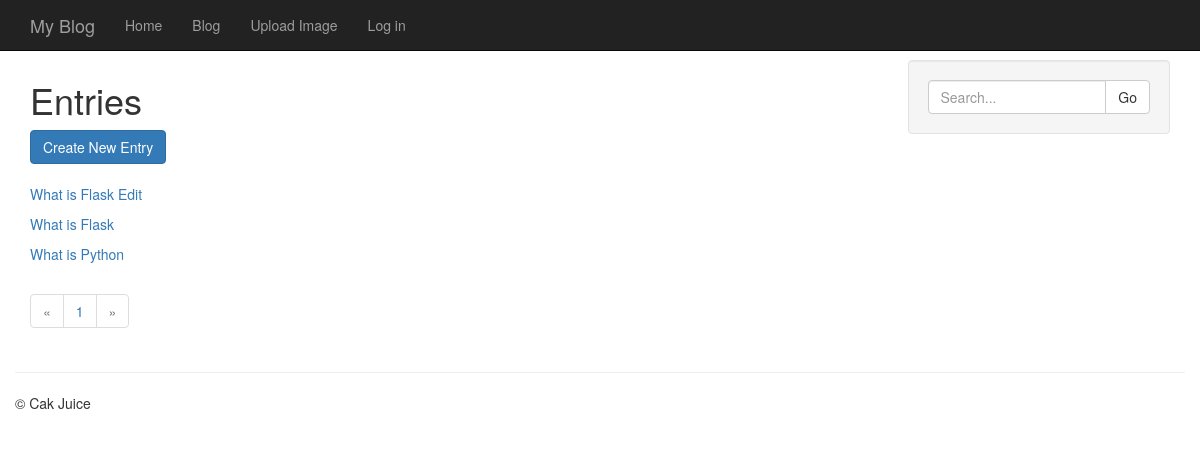
/entries/, run on an earlier commit of the app's database.
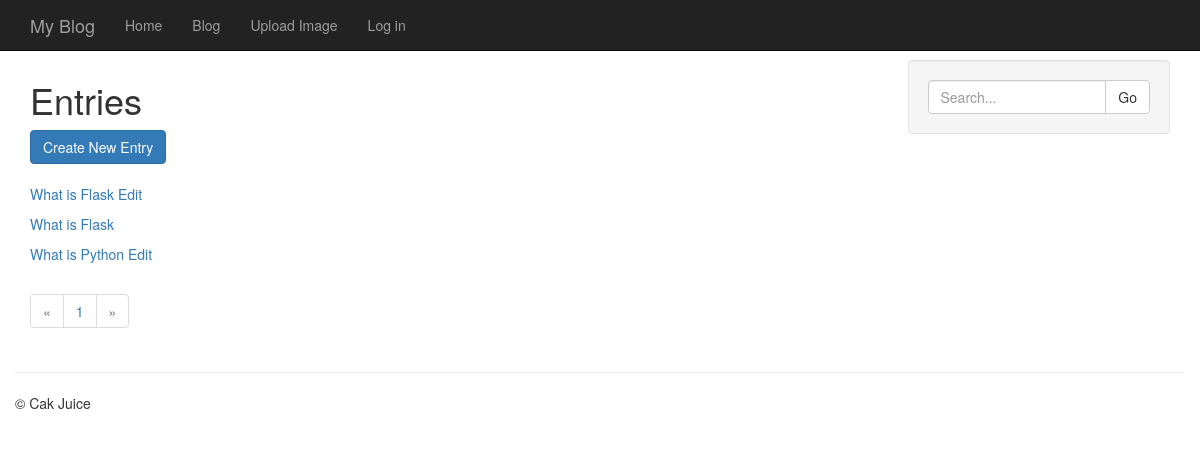
And on a later commit of the database.
### models.py (models this page shows, shortened)
class Entry(db.Model):
	STATUS_PUBLIC = 0
	STATUS_DRAFT = 1
	STATUS_DELETED = 2
	id = db.Column(db.Integer, primary_key=True)
	title = db.Column(db.String(100))
	slug = db.Column(db.String(100), unique=True)
	body = db.Column(db.Text)
	status = db.Column(db.SmallInteger, default=STATUS_PUBLIC)
	created_timestamp = db.Column(db.DateTime, default=datetime.datetime.now)
	modified_timestamp = db.Column(db.DateTime, default=datetime.datetime.now, onupdate=datetime.datetime.now)
	author_id = db.Column(db.Integer, db.ForeignKey('user.id'))
	tags = db.relationship('Tag', secondary=entry_tags, backref=db.backref('entries', lazy='dynamic'))
	def __repr__(self):
		return '<Entry: {0}>'.format(self.title)

### entries/blueprint.py (the view)
@entries.route('/')
def index():
	entries = Entry.query.order_by(Entry.created_timestamp.desc())
	return entry_list('entries/index.html', entries)

### app.py (called while the page is built)
@app.before_request
def _before_request():
	g.user = current_user

### helpers.py (called while the page is built)
def object_list(template_name, query, paginate_by=20, **context):
	page = request.args.get('page')
	if page and page.isdigit():
		page = int(page)
	else:
		page = 1
	object_list = query.paginate(page, paginate_by)
	return render_template(template_name, object_list=object_list, **context)

def entry_list(template, query, **context):
	query = filter_status_by_user(query)
	valid_statuses = (Entry.STATUS_PUBLIC, Entry.STATUS_DRAFT)
	query = query.filter(Entry.status.in_(valid_statuses))
	if request.args.get('q'):
		search = request.args['q']
		query = query.filter(
				(Entry.body.contains(search)) |
				(Entry.title.contains(search)))
	print(query.all())
	return object_list(template, query, **context)

def filter_status_by_user(query):
	if not g.user.is_authenticated:
		return query.filter(Entry.status == Entry.STATUS_PUBLIC)
	else:
		query = query.filter(
			(Entry.status == Entry.STATUS_PUBLIC) |
			((Entry.author == g.user) & (Entry.status != Entry.STATUS_DELETED)))
		return query

### templates/entries/index.html (shortened to what this page needs)
{% extends 'entries/base_entries.html' %}
{% block content_title %}Entries{% endblock %}

### templates/entries/base_entries.html
{% extends 'base.html' %}
{% block sidebar %}
	<form class="form-inline well" method="get" role="form">
		<div class="input-group">
			<input class="form-control input-xs" name="q" placeholder="Search..." value="{{ request.args.get('q', '') }}"/>
			<span class="input-group-btn">
				<button class="btn btn-default" type="submit">Go</button>
			</span>
		</div>
	</form>
{% endblock %}
{% block content %}
	<div style="margin-bottom: 20px">
		<a class="btn btn-primary" href="{{ url_for('entries.create') }}">Create New Entry</a>
	</div>
	{% include 'includes/list.html' %}
	{% include 'includes/page_links.html' %}
{% endblock %}

### templates/base.html (shortened to what this page needs)
<!DOCTYPE html>
<html>
<head>
	<link rel="stylesheet" type="text/css" href="{{ url_for('static', filename='css/bootstrap.min.css') }}">
</head>
<body class="{% block body_class %}{% endblock %}">
	<nav class="navbar navbar-inverse navbar-fixed-top">
		<div class="container">
			<div class="navbar-header">
				<a class="navbar-brand" href="#">{% block branding %}My Blog{% endblock %}</a>
			</div>
			<div class="collapse navbar-collapse">
				<ul class="nav navbar-nav">
					<li><a href="{{ url_for('homepage') }}">Home</a></li>
					<li><a href="{{ url_for('entries.index') }}">Blog</a></li>
					<li><a href="{{ url_for('entries.image_upload') }}">Upload Image</a></li>
					{% if g.user.is_authenticated %}
						<li><a href="{{ url_for('logout', next=request.path) }}">Log out</a></li>
					{% else %}
						<li><a href="{{ url_for('login', next=request.path) }}">Log in</a></li>
					{% endif %}
				</ul>
			</div>
		</div>
	</nav>
	<div class="container">
		<div class="row">
			<div class="col-md-9">
				<h1>{% block content_title %}{% endblock %}</h1>
				{% block content %}{% endblock %}
			</div>
			<div class="col-md-3">
				{% block sidebar %}{% endblock %}
			</div>
		</div>
		<div class="row">
			<hr />
			<footer>
				<p>&copy; Cak Juice</p>
			</footer>
		</div>
	</div>
</body>
</html>

### templates/includes/list.html
{% for entry in object_list.items %}
	<p><a href="{{ url_for('entries.detail', slug=entry.slug) }}">{{ entry.title }}</a></p>
{% endfor %}

### templates/includes/page_links.html
<ul class="pagination">
	<li{% if not object_list.has_prev %} class="disabled"{% endif %}>
		{% if object_list.has_prev %}
			<a href="./?page={{ object_list.prev_num }}">&laquo;</a>
		{% else %}
			<a href="#">&laquo;</a>
		{% endif %}
	</li>
	{% for page in object_list.iter_pages() %}
		<li>
			{% if page %}
				<a {% if page == object_list.page %}class="active" {% endif %}href="./?page={{ page }}">{{ page }}</a>
			{% else %}
				<a class="disabled">...</a>
			{% endif %}
		</li>
	{% endfor %}
	<li{% if not object_list.has_next %} class="disabled"{% endif %}>
		{% if object_list.has_next %}
			<a href="./?page={{ object_list.next_num }}">&raquo;</a>
		{% else %}
			<a href="#">&raquo;</a>
		{% endif %}
	</li>
</ul>

### templates/base.html (style rules this page uses)
body { padding-top:60px; }

What changed in the data, as far as the page shows it:
changed Entry: title "What is Python" → "What is Python Edit"
